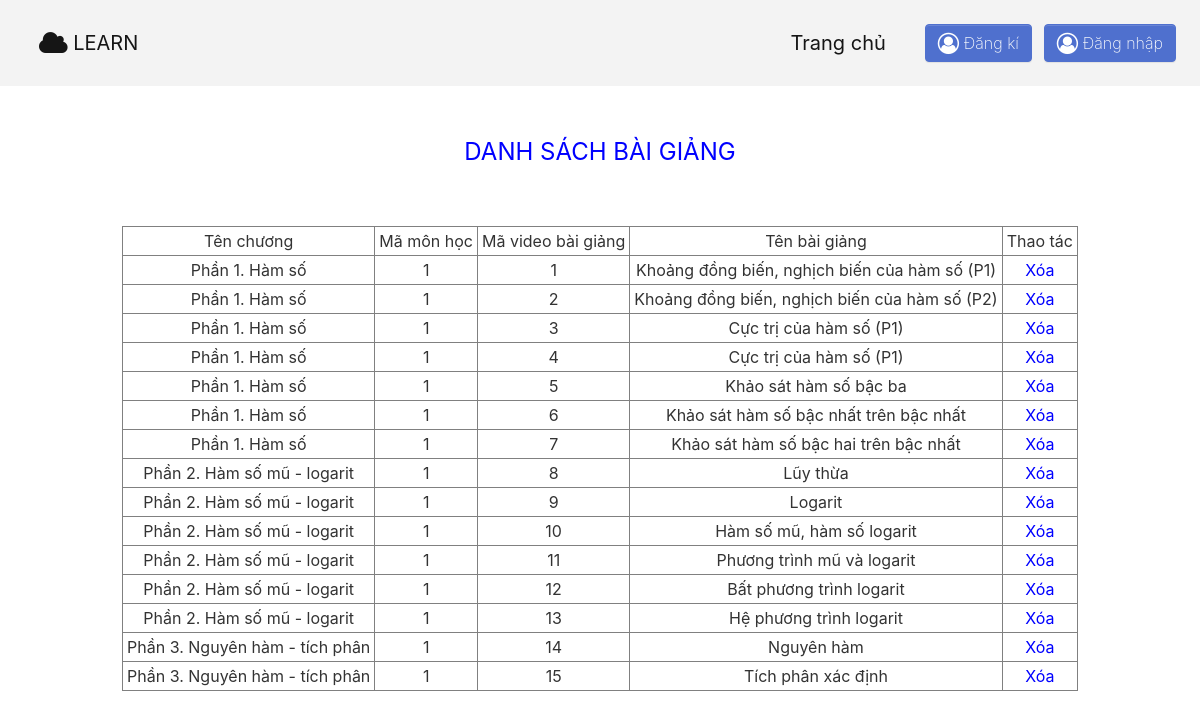
The app's page /admin/videolist.php with its own data.
### tables this page shows
CREATE TABLE videos (
	video_id INT(25) NOT NULL primary key,
	video_name NVARCHAR(255) NOT NULL,
	part_id INT(25) NOT NULL,
	href VARCHAR(255),
	tlbg VARCHAR(255),
	bttl VARCHAR(255),
	dabttl VARCHAR(255),
	CONSTRAINT fk_videos_parts FOREIGN KEY(part_id) REFERENCES parts(part_id) ON UPDATE CASCADE
);

CREATE TABLE parts(
part_id INT(25) NOT NULL primary key,
part_name NVARCHAR(255) NOT NULL,
subject_id INT(25) NOT NULL,
CONSTRAINT fk_parts_subjects FOREIGN KEY(subject_id) REFERENCES subjects(subject_id) ON UPDATE CASCADE
);

### admin/thaotac.php (called while the page is built, shortened)
<?php
function videolist(){
	require "../connect.php";
	$kq = mysqli_query($conn,"SELECT parts.*, videos.* FROM parts INNER JOIN videos ON parts.part_id = videos.part_id");
	return $kq;
}
?>

### admin/videolist.php (the view, shortened to what this page needs)
<?php
require_once 'header.php';
?>
<html>
<head>
  <link rel="stylesheet" href="https://cdnjs.cloudflare.com/ajax/libs/font-awesome/4.7.0/css/font-awesome.min.css" type="text/css">
  <link rel="stylesheet" href="../user/css/theme.css" type="text/css">
</head>
<body>
	<br>
	<br>
	    <center>
		<legend style ="color:blue" ><b>DANH SÁCH BÀI GIẢNG</b></legend>
	            <form method="POST">
	    		<center>
			<table border="1" align="center" cellpadding="4" cellspacing="0">
			<center>
				<tr>
					<td align = "center">Tên chương </td>
					<td align = "center">Mã môn học </td>
					<td align = "center">Mã video bài giảng</td>
					<td align = "center">Tên bài giảng</td>
					<td align = "center"> Thao tác </td>
				</tr>
				<?php require 'thaotac.php';
					$list = videolist();?>
	            <?php foreach ($list as $it){ ?>
				<tr>
					<td align = "center" ><?php echo $it['part_name']; ?></td>
					<td align = "center" ><?php echo $it['subject_id'];?></td>
					<td align = "center" ><?php echo $it['video_id']; ?></td>
					<td align = "center" ><?php echo $it['video_name']; ?></td>
					<td align = "center"> <a style = "color:blue" href="deletevideo.php?mavd=<?php echo $it['video_id'];?> & tenvd=<?php echo $it['video_name'];?>" onclick="return confirm('Bạn có chắc chắn muốn xóa không?');" name = "xoatt"> Xóa </a></td>
				<?php } ?>
				</tr>
			</table>
			</form>
		</center>
</body>
</html>

### records on screen
videos: part.part_name "Phần 1. Hàm số", part.subject_id "1", video_id "1", video_name "Khoảng đồng biến, nghịch biến của hàm số (P1)"
videos: part.part_name "Phần 1. Hàm số", part.subject_id "1", video_id "2", video_name "Khoảng đồng biến, nghịch biến của hàm số (P2)"
videos: part.part_name "Phần 1. Hàm số", part.subject_id "1", video_id "3", video_name "Cực trị của hàm số (P1)"
videos: part.part_name "Phần 1. Hàm số", part.subject_id "1", video_id "4", video_name "Cực trị của hàm số (P1)"
videos: part.part_name "Phần 1. Hàm số", part.subject_id "1", video_id "5", video_name "Khảo sát hàm số bậc ba"
videos: part.part_name "Phần 1. Hàm số", part.subject_id "1", video_id "6", video_name "Khảo sát hàm số bậc nhất trên bậc nhất"
videos: part.part_name "Phần 1. Hàm số", part.subject_id "1", video_id "7", video_name "Khảo sát hàm số bậc hai trên bậc nhất"
videos: part.part_name "Phần 2. Hàm số mũ - logarit", part.subject_id "1", video_id "8", video_name "Lũy thừa"
videos: part.part_name "Phần 2. Hàm số mũ - logarit", part.subject_id "1", video_id "9", video_name "Logarit"
videos: part.part_name "Phần 2. Hàm số mũ - logarit", part.subject_id "1", video_id "10", video_name "Hàm số mũ, hàm số logarit"
videos: part.part_name "Phần 2. Hàm số mũ - logarit", part.subject_id "1", video_id "11", video_name "Phương trình mũ và logarit"
videos: part.part_name "Phần 2. Hàm số mũ - logarit", part.subject_id "1", video_id "12", video_name "Bất phương trình logarit"
videos: part.part_name "Phần 2. Hàm số mũ - logarit", part.subject_id "1", video_id "13", video_name "Hệ phương trình logarit"
videos: part.part_name "Phần 3. Nguyên hàm - tích phân", part.subject_id "1", video_id "14", video_name "Nguyên hàm"
videos: part.part_name "Phần 3. Nguyên hàm - tích phân", part.subject_id "1", video_id "15", video_name "Tích phân xác định"
